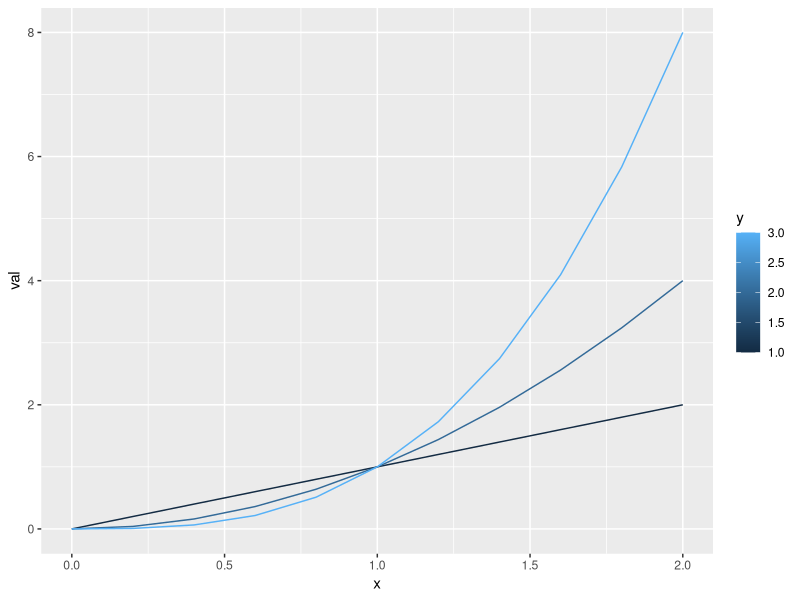
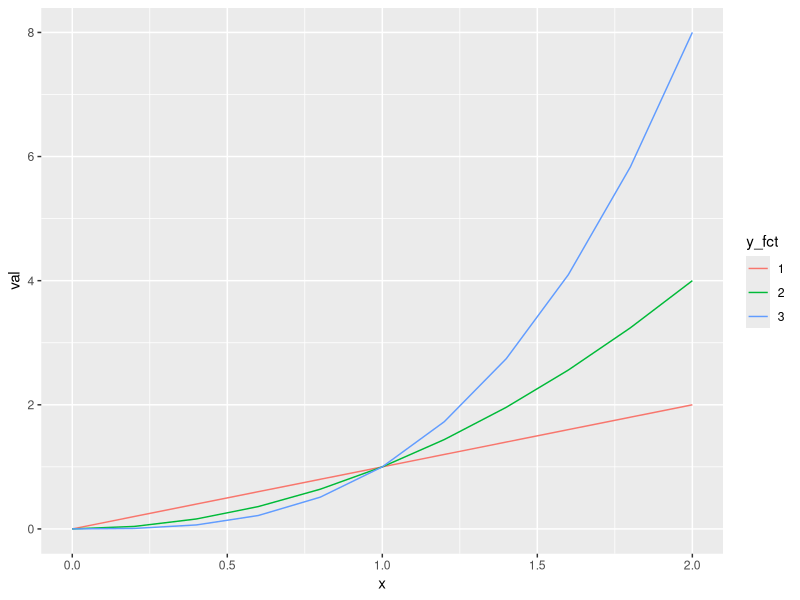
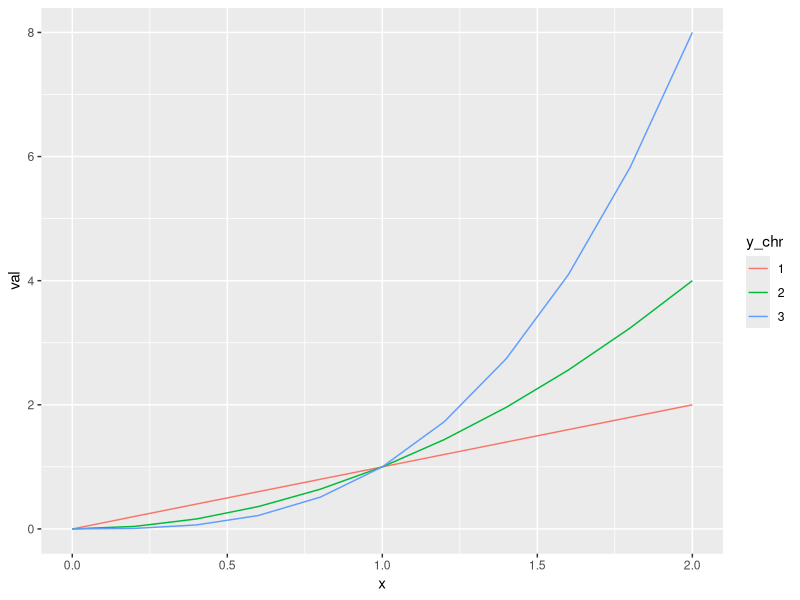
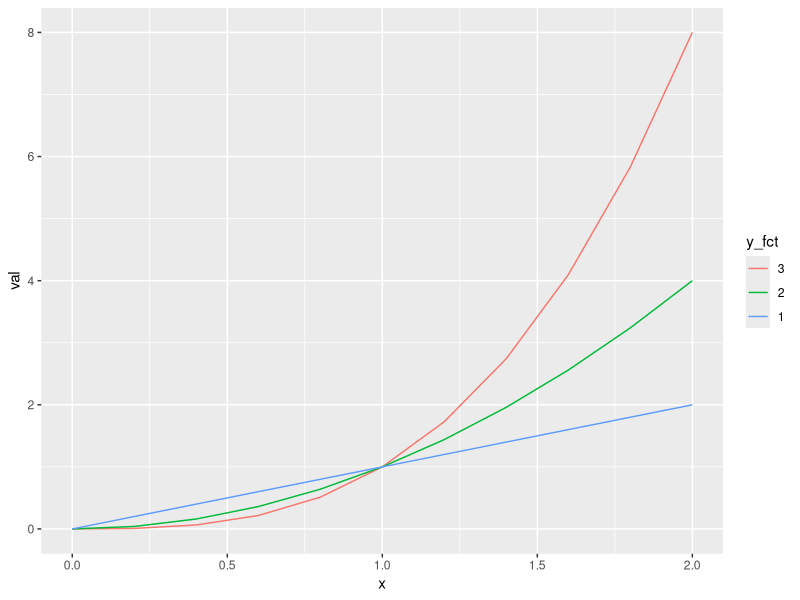

These charts were generated, in order, by the following R code:
## ---- chunk 1
library(tidyverse)
## ---- chunk 2
# データのインポート
read_csv("./sample/CH1_TS.txt",    # ファイル名をダブルクォーテーションで囲って指定
         skip = 16,                # 冒頭 16 行はインポートしない
         col_names  = F)           # 各列の名前はなし
## ---- chunk 3
ch1 <- read_csv("./sample/CH1_TS.txt", skip = 16, col_names  = F) 
## ---- chunk 4
ch1
## ---- chunk 5
class(ch1)
## ---- chunk 6
str(ch1)
## ---- chunk 7
# 列の名前を変える  
colnames(ch1) <- c("Time", "Acceleration")
## ---- chunk 8
ch1
## ---- chunk 9
ch1 <- read_csv("./sample/CH1_TS_Colnames.txt", skip = 16, col_names = T)  # col_names = T に変更
## ---- chunk 10
ch1
## ---- chunk 11
# 例の作成
x <- seq(0, 2, length.out = 11)
test.df <- tibble(
  x = x,
  y1 = x,
  y2 = x^2,
  y3 = x^3
)
test.df <- test.df %>%
  gather(y1:y3, key = y, value = val) %>%
  select(-y)
test.df$y <- rep(1:3, each = 11)
## ---- chunk 12
test.df
## ---- chunk 13
# グラフ描画
ggplot(test.df, aes(x, val, group = y, col = y)) +
  geom_line()
## ---- chunk 14
# 型の変更  
test.df$y_fct <- factor(test.df$y)        # ファクタ型にする場合
test.df$y_chr <- as.character(test.df$y)  # 文字型にする場合
test.df
## ---- chunk 15
# グラフ描画 - ファクタ型で色付け
ggplot(test.df, aes(x, val, col = y_fct)) +
  geom_line()
## ---- chunk 16
# グラフ描画 - 文字型で色付け
ggplot(test.df, aes(x, val, col = y_chr)) +
  geom_line()
## ---- chunk 17
test.df$y
## ---- chunk 18
test.df$y_fct
## ---- chunk 19
test.df$y_fct <- factor(test.df$y_fct, levels = c(3, 2, 1))
## ---- chunk 20
# グラフ描画 - ファクタ型で色付け
ggplot(test.df, aes(x, val, col = y_fct)) +
  geom_line()
